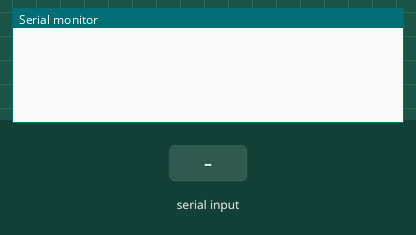
Recording of a sketch running on a simulated Arduino Uno, built with avr-gcc and run on an emulated ATmega328P. Parts: the last lines printed to the serial monitor. The test bench sets the inputs (shaded band).

Above: at 1.2 s.
1.3 s: "90,45\n" received over Serial
At 2.1 s:
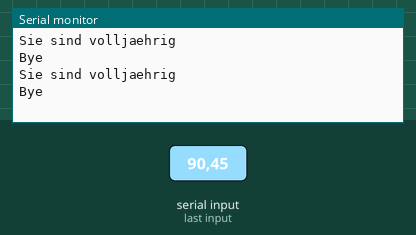
2.8 s: "18\n" received over Serial
At 4.6 s:
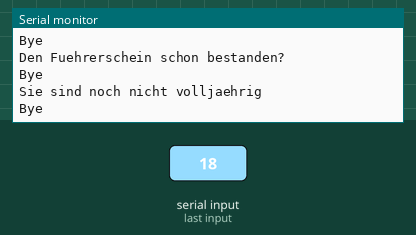

Measured:
- after the input at 1.3 s, the serial monitor: prints a new line at once (image 1)
- after the input at 2.8 s, the serial monitor: prints a new line at once (image 2)

The sketch:

if3.ino
```cpp
/*

  *** if1 ***

 Author:         Wolfgang Reh

 Website:        http://moodle1.wreh.eu

 Version:        1.0

 Date:           03.03.2015

 Last modified:

 Description:    Beispiel einer if-Verzweigung
 Referenz:       http://arduino.cc/en/Reference/HomePage

 */


void setup() {
  Serial.begin(9600); // opens serial port, sets data rate to 9600 bps
}


void loop() {
  unsigned int alter;

  if( Serial.available()) {
    alter = Serial.parseInt();

    if(alter < 18) {

      Serial.println("Sie sind noch nicht volljaehrig");

    }

    else if(alter > 18)  {

      Serial.println("Sie sind volljaehrig");

    }

    else if(alter == 18) {

      Serial.println("Den Fuehrerschein schon bestanden?");

    }

    Serial.println("Bye");

  }
}
```
